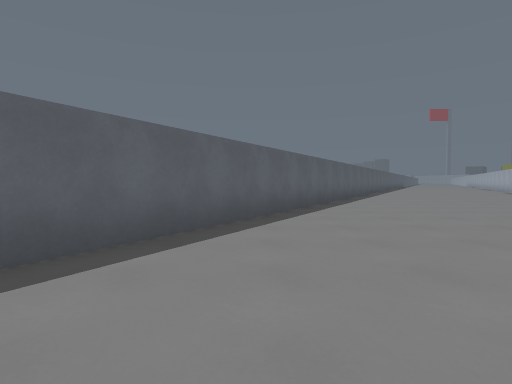
[1] (above)

16 first-person views from a walk through a level from a Godot 3-D game. The camera is 1.2 m above the floor, tilts 2° down and sees 80° across. The floor is counted in squares, 2 m on a side. Each view is taken from the middle of a square. On the plan, view 1 faces up. The plan holds only what a view shows up to about 9 squares ahead; the rest is blank. The place goes on beyond the plan. Surface patterns are stand-ins for the level's own textures.

[2]
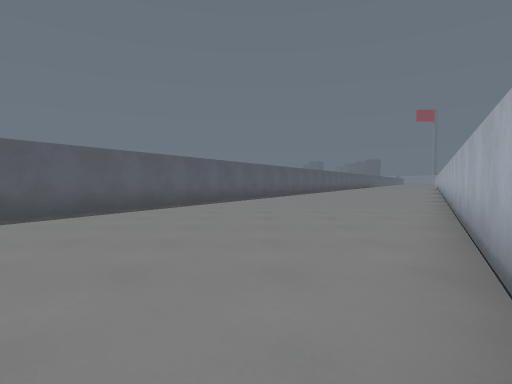

[3]
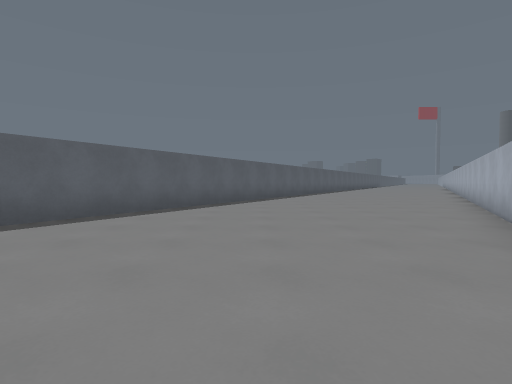

[4]
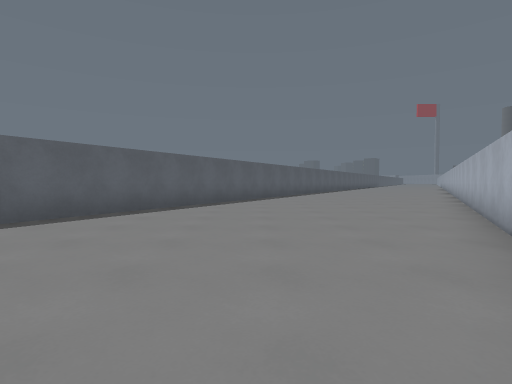

[5]
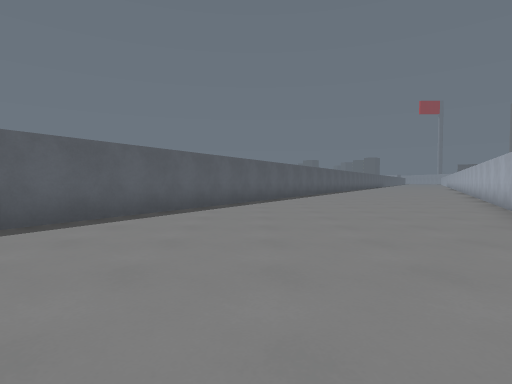

[6]
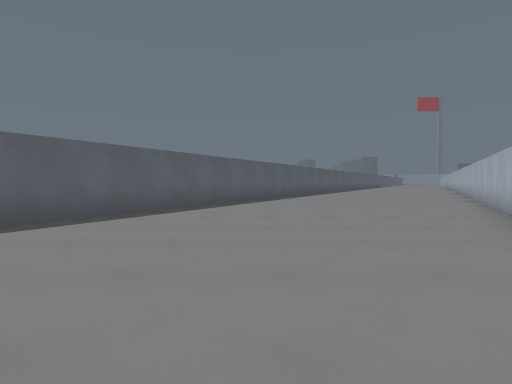

[7]
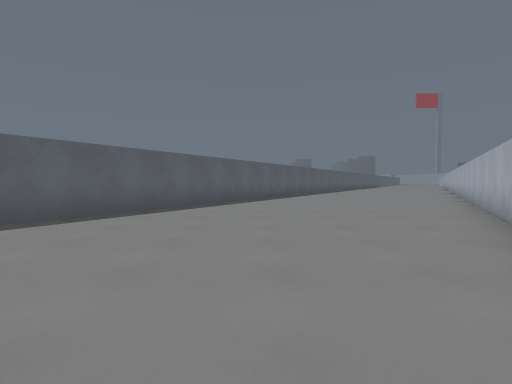

[8]
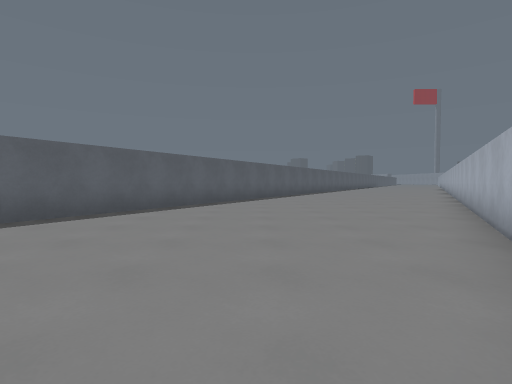

[9]
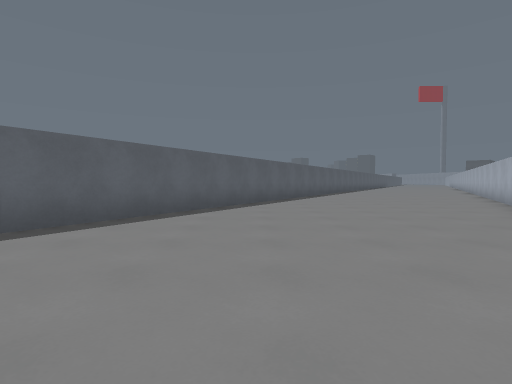

[10]
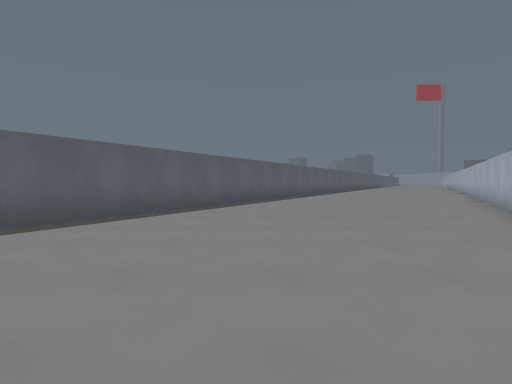

[11]
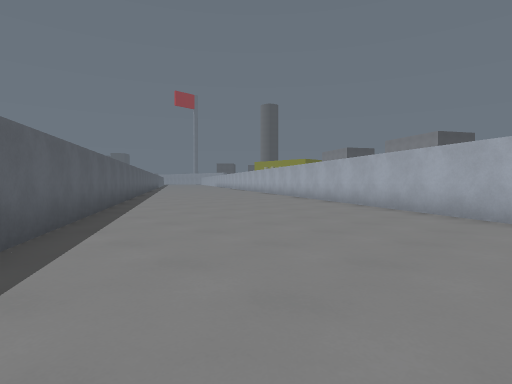

[12]
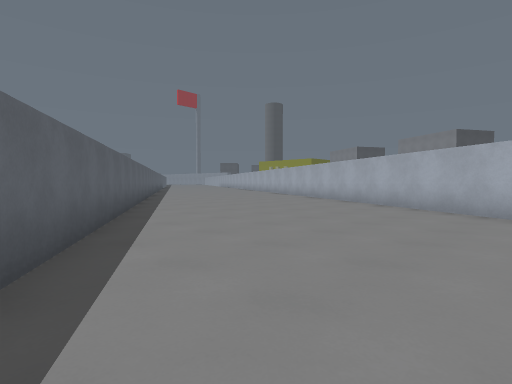

[13]
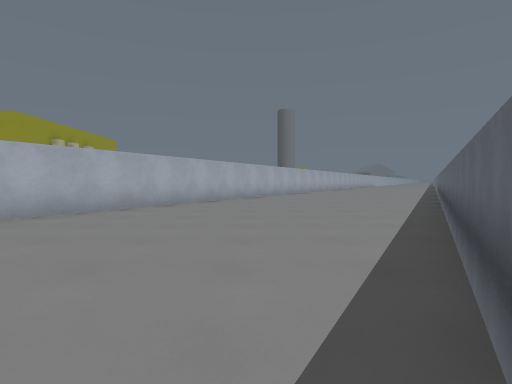

[14]
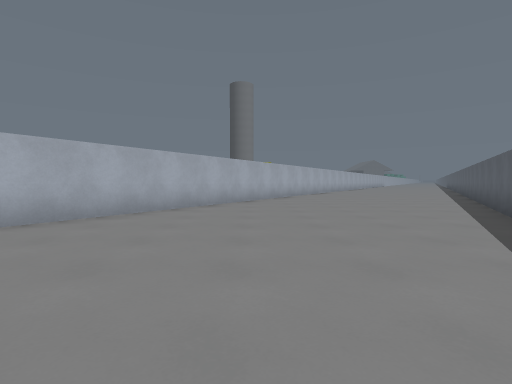

[15]
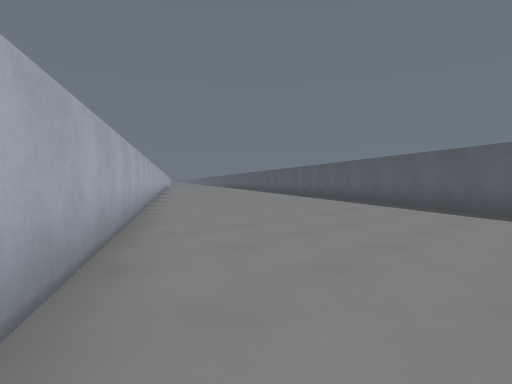

[16]
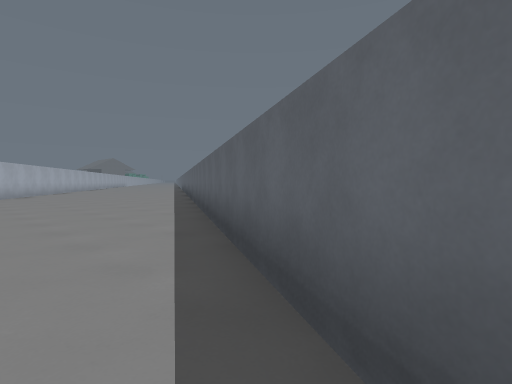

### Floor plan
Points are (right, up) in squares from view 1. A wall is a line through its corners. A room is listed if a view was taken in it or the views show most of it. See-through windows are left out.
Room 1 (views 1, 2, 3, 4, 5, 6, 7, 8, 9, 10, 11, 12, 13, 14, 15, 16)
walls: (13.7, 29.5) (-4.2, -1.5); (3.2, -1.5) (20.9, 29)

Positions as (right, up) in squares from view 1, and headings:
1: (0, 0), facing up
2: (3, -1), facing up
3: (4, 2), facing up
4: (6, 5), facing up
5: (7, 8), facing up
6: (9, 11), facing up
7: (11, 14), facing up
8: (13, 17), facing up
9: (13, 19), facing up
10: (14, 20), facing up
11: (12, 23), facing up-right
12: (12, 24), facing up-right
13: (10, 22), facing down
14: (3, 8), facing down
15: (5, 3), facing down-left
16: (0, 4), facing down-left
